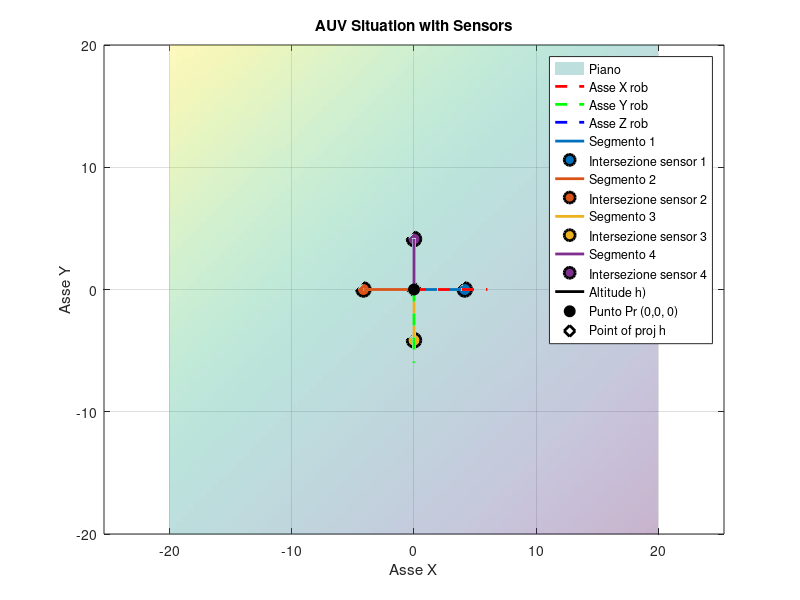
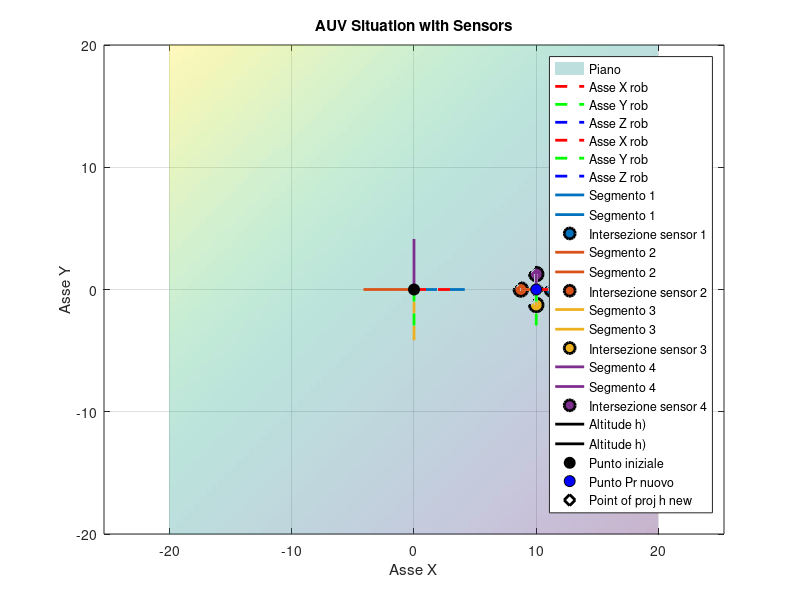

MATLAB code for these plots, in order:
clear; close all; clc;

% Flag per usare angoli specifici o generati randomicamente
use_specific_angles = true; % Imposta a 'false' per angoli randomici
tolerance = 1e-4;
areDifferent = @(a, b, tol) abs(a - b) > tol * max(abs(a), abs(b));

%% Angle defintions
if use_specific_angles
    % terrain
    beta = pi/10;
    alpha = pi/10;

    % robot
    theta = 0;
    phi = 0;
else
    % random angles generator
    lower_bound = -pi/2;
    upper_bound = pi/2;
    % Genera un singolo angolo randomico
    beta = lower_bound + (upper_bound - lower_bound) * rand();
    alpha = lower_bound + (upper_bound - lower_bound) * rand();
    lower_bound = -pi/4;
    upper_bound = pi/4;
    theta = lower_bound + (upper_bound - lower_bound) * rand();
    phi = lower_bound + (upper_bound - lower_bound) * rand();
end

fprintf('beta: %.4f\n', rad2deg(beta));
fprintf('alpha: %.4f\n', rad2deg(alpha));
fprintf('theta: %.4f\n', rad2deg(theta));
fprintf('phi: %.4f\n', rad2deg(phi)); 

%% Simulation parameters
Ts = 0.001;
yaw = 0;

%% Terrain Parameters
pplane = [0, 0, -10]';
n0 = [0, 0, -1]'; % segno da controllare
wRs = diag([1, -1, -1]); % Flip the z-axis and y-axis

%% Robot Parameters
pr = [0, 0, 0]';
speed = [10000, 0, 7000]; % [m/s] (x, y, z)
num_s = 4;
% ----- SU ROLL NON SONO SICURO -------%
s = zeros(3,num_s);
Gamma = -pi/8; % y1 angle (dietro)
s(:, 1) = [sin(Gamma + theta), 0, cos(Gamma + theta)]';
Lambda = pi/8; % y2 angle (front)
s(:, 2) = [sin(Lambda + theta), 0, cos(Lambda + theta)]';
Eta = -pi/8; % y3 angle (left)
s(:, 3) = [0, -sin(Eta + phi), cos(Eta + phi)]';
Zeta = pi/8; % y4 angle (right)
s(:, 4) = [0, -sin(Zeta + phi), cos(Zeta + phi)]';

% check of consistency
for k = 1:num_s
    if (norm(s(:,k)) ~= 1)
        fprintf('k = %.0f', k);
        error('norm is not 1');
    end
end

%% Geometry Compuataion 
%  normal to the plane
% n_xy = rotx(alpha)*roty(beta)*n0
% if (norm(n_xy) ~= 1)
%     error('norm n_xy is not 1');
% end
n_yx = rotz(0)*roty(beta)*rotx(alpha)*n0;
fprintf('n_yx: [%.4f; %.4f; %.4f]\n', n_yx(1), n_yx(2), n_yx(3));
if (norm(n_yx) ~= 1)
    fprintf('norm n_yx is not 1');
end

%% Sensor Values
t_star = zeros(1, num_s);
p_int = zeros(3, num_s);
y = zeros(1, num_s);
for k = 1:num_s
    if dot(s(:,k),n_yx) == 0
        error('The line s and the plane n_yx are parallel');
    end
    t_star(:, k) = -(dot((pr - pplane),n_yx))/(dot(s(:,k),n_yx));
    p_int(:, k) = pr + t_star(:, k)*s(:, k);
    y(k) = norm(t_star(:, k));
end

% Check of visibility (to check)
z_r = [0, 0, -1]';
z_r = rotz(yaw)*roty(theta)*rotx(phi)*z_r; % Adjust z_r based on angles

for k = 1:num_s
    v_p = p_int(:, k) - pr;
    visibile = dot(z_r, v_p) > 0;
    if ~visibile
        fprintf('Error in visibility for the sensor %0.f\n', k);
        error('Point not visible');
    end
end

%% Altitude Computation
% real altitude
% ---- Il meno perchè devo considerarlo nell'altro lato ----%
% h_real_xy = -(n_xy'*(pr - pplane))/(norm(n_xy));
h_real_yx = -(n_yx'*(pr - pplane))/(norm(n_yx));
fprintf('h_yx: %.4f\n', h_real_yx);
% if areDifferent(h_real_xy, h_real_yx, tolerance)
%     fprintf('h_xy: %.4f\n', h_real_xy);
%     error('Differenza tra le due misure con la norma\n');
% end

%% Check of the results
% y Values
y_mes = zeros(1, num_s);
for k = 1:num_s
    fprintf('y%.0f = %.4f\n', k, y(k));
    y_mes(k) = (norm(p_int(:, k) - pr));
    if areDifferent(y_mes(k), y(:, k), tolerance)
        fprintf('y: %.4f\n', y_mes(k));
        error('Errore in y per il sensore %0.f\n', k);
    end
end

% h Values
h_from_y = zeros(1, num_s);
for k = 1:num_s
    h_from_y = y(k) * n_yx' * s(:, k);
    if areDifferent(h_real_yx, -h_from_y, tolerance)
        fprintf('h: %.4f\n', h_from_y);
        error('Errore in h per il sensore %0.f nel calcolo h from y\n', k);
    end
end

%% Plotting
colors = lines(num_s);
figure;
hold on;
grid on;
box on;

% Plane plot
[xp, yp] = meshgrid(-20:0.5:20, -20:0.5:20);
if abs(n_yx(3)) > 1e-6
    fprintf('Attivazione if disegno del piano\n');
    zp = (-n_yx(1)*(xp-pplane(1)) - n_yx(2)*(yp-pplane(2)))/n_yx(3) + pplane(3);
    surf(xp, yp, zp, 'FaceAlpha', 0.3, 'EdgeColor', 'none', 'DisplayName', 'Piano');
end

% Ner robot frame
x_dir = rotz(yaw) * roty(theta) * rotx(phi) * [1; 0; 0];
y_dir = rotz(yaw) * roty(theta) * rotx(phi) * [0; -1; 0];
z_dir = rotz(yaw) * roty(theta) * rotx(phi) * [0; 0; -1];
t_tmp = 6;
p_x_dir = pr + t_tmp * x_dir;
p_y_dir = pr + t_tmp * y_dir;
p_z_dir = pr + t_tmp * z_dir;
% Robot frame plot
plot3([pr(1), p_x_dir(1)], [pr(2), p_x_dir(2)], [pr(3), p_x_dir(3)], 'r--', 'LineWidth', 2, 'DisplayName', 'Asse X rob');
plot3([pr(1), p_y_dir(1)], [pr(2), p_y_dir(2)], [pr(3), p_y_dir(3)], 'g--', 'LineWidth', 2, 'DisplayName', 'Asse Y rob');
plot3([pr(1), p_z_dir(1)], [pr(2), p_z_dir(2)], [pr(3), p_z_dir(3)], 'b--', 'LineWidth', 2, 'DisplayName', 'Asse Z rob');

% Sensor plot
for k = 1:num_s
    plot3([pr(1), p_int(1, k)], [pr(2), p_int(2, k)], [pr(3), p_int(3, k)], ...
          'LineWidth', 2, 'Color', colors(k, :), ...
          'DisplayName', sprintf('Segmento %d', k));
    plot3(p_int(1, k), p_int(2, k), p_int(3, k), 'ko', 'MarkerFaceColor', colors(k, :), ...
            'MarkerSize', 10, 'LineWidth', 2, 'DisplayName', sprintf('Intersezione sensor %d', k));
end
p_proj = pr - dot(n_yx, pr - pplane) * n_yx; % h projection
if areDifferent(norm(p_proj - pr), h_real_yx, tolerance)
    fprintf('P projection x: %.0f, y: %.0f, z: %.0f\n', p_proj(1), p_proj(2), p_proj(3));
    fprintf('Valore h = %.4f', norm(p_proj - pr));
    error('Error nel calcolo della h\n');
end

plot3([pr(1), p_proj(1)], [pr(2), p_proj(2)], [pr(3), p_proj(3)], ...
      'k', 'LineWidth', 2, 'DisplayName', 'Altitude h)');

% Important points plot
plot3(pr(1), pr(2), pr(3), 'ko', 'MarkerFaceColor', 'k', 'MarkerSize', 8, 'DisplayName', 'Punto Pr (0,0, 0)');
% plot3(pr_new(1), pr_new(2), pr_new(3), 'ko', 'MarkerFaceColor', 'b', 'MarkerSize', 8, 'DisplayName', 'Punto Pr nuovo');
plot3(p_proj(1), p_proj(2), p_proj(3), 'kd', 'MarkerSize', 10, 'LineWidth', 2, 'DisplayName', 'Point of proj h');

xlabel('Asse X');
ylabel('Asse Y');
zlabel('Asse -Z');

title('AUV Situation with Sensors');
legend('Location', 'best');
axis equal; 
hold off;

%% Considero Movimento del robot
w_speed = rotz(yaw) * roty(theta) * rotx(phi) * speed';
pr_new = pr + [w_speed(1)*Ts, -w_speed(2)*Ts, -w_speed(3)*Ts]';

%% Sensor Values
t_star_new = zeros(1, num_s);
p_int_new = zeros(3, num_s);
y_new = zeros(1, num_s);
for k = 1:num_s
    if dot(s(:,k),n_yx) == 0
        error('The line s and the plane n_yx are parallel');
    end
    t_star_new(:, k) = -(dot((pr_new - pplane),n_yx))/(dot(s(:,k),n_yx));
    p_int_new(:, k) = pr_new + t_star_new(:, k)*s(:, k);
    y_new(k) = norm(t_star_new(:, k));
end

% Check of visibility (to check)
z_r = [0, 0, -1]';
z_r = rotz(yaw)*roty(theta)*rotx(phi)*z_r; % Adjust z_r based on angles

for k = 1:num_s
    v_p = p_int_new(:, k) - pr_new;
    visibile = dot(z_r, v_p) > 0;
    if ~visibile
        fprintf('Error in visibility for the sensor %0.f\n', k);
        error('Point not visible');
    end
end

%% Altitude Computation
% real altitude
% ---- Il meno perchè devo considerarlo nell'altro lato ----%
h_real_yx_new = -(n_yx'*(pr_new - pplane))/(norm(n_yx));
fprintf('h_yx: %.4f\n', h_real_yx_new);

%% Check of the results
% y Values
y_mes_new = zeros(1, num_s);
for k = 1:num_s
    fprintf('y%.0f = %.4f\n', k, y(k));
    y_mes_new(k) = (norm(p_int_new(:, k) - pr_new));
    if areDifferent(y_mes_new(k), y_new(k), tolerance)
        fprintf('y: %.4f\n', y_mes_new(k));
        error('Errore in y per il sensore %0.f\n', k);
    end
end

% h Values
h_from_y_new = zeros(1, num_s);
for k = 1:num_s
    h_from_y_new(k) = y_new(k) * n_yx' * s(:, k);
    if areDifferent(h_real_yx_new, -h_from_y_new(k), tolerance)
        fprintf('h: %.4f\n', h_from_y_new(k));
        error('Errore in h per il sensore %0.f nel calcolo h from y\n', k);
    end
end


figure;
% Plotting the motion of the robot and all the rest
hold on;
grid on;
box on;

% Plane plot
[xp, yp] = meshgrid(-20:0.5:20, -20:0.5:20);
if abs(n_yx(3)) > 1e-6
    fprintf('Attivazione if disegno del piano\n');
    zp = (-n_yx(1)*(xp-pplane(1)) - n_yx(2)*(yp-pplane(2)))/n_yx(3) + pplane(3);
    surf(xp, yp, zp, 'FaceAlpha', 0.3, 'EdgeColor', 'none', 'DisplayName', 'Piano');
end

% Robot frame
x_dir = rotz(yaw) * roty(theta) * rotx(phi) * [1; 0; 0];
y_dir = rotz(yaw) * roty(theta) * rotx(phi) * [0; -1; 0];
z_dir = rotz(yaw) * roty(theta) * rotx(phi) * [0; 0; -1];
t_tmp = 3;
p_x_dir = pr + t_tmp * x_dir;
p_y_dir = pr + t_tmp * y_dir;
p_z_dir = pr + t_tmp * z_dir;
% Robot frame plot
plot3([pr(1), p_x_dir(1)], [pr(2), p_x_dir(2)], [pr(3), p_x_dir(3)], 'r--', 'LineWidth', 2, 'DisplayName', 'Asse X rob');
plot3([pr(1), p_y_dir(1)], [pr(2), p_y_dir(2)], [pr(3), p_y_dir(3)], 'g--', 'LineWidth', 2, 'DisplayName', 'Asse Y rob');
plot3([pr(1), p_z_dir(1)], [pr(2), p_z_dir(2)], [pr(3), p_z_dir(3)], 'b--', 'LineWidth', 2, 'DisplayName', 'Asse Z rob');

% New point robot frame
x_dir = rotz(yaw) * roty(theta) * rotx(phi) * [1; 0; 0];
y_dir = rotz(yaw) * roty(theta) * rotx(phi) * [0; -1; 0];
z_dir = rotz(yaw) * roty(theta) * rotx(phi) * [0; 0; -1];
t_tmp = 3;
p_x_dir = pr_new + t_tmp * x_dir;
p_y_dir = pr_new + t_tmp * y_dir;
p_z_dir = pr_new + t_tmp * z_dir;
plot3([pr_new(1), p_x_dir(1)], [pr_new(2), p_x_dir(2)], [pr_new(3), p_x_dir(3)], 'r--', 'LineWidth', 2, 'DisplayName', 'Asse X rob');
plot3([pr_new(1), p_y_dir(1)], [pr_new(2), p_y_dir(2)], [pr_new(3), p_y_dir(3)], 'g--', 'LineWidth', 2, 'DisplayName', 'Asse Y rob');
plot3([pr_new(1), p_z_dir(1)], [pr_new(2), p_z_dir(2)], [pr_new(3), p_z_dir(3)], 'b--', 'LineWidth', 2, 'DisplayName', 'Asse Z rob');

% Sensor plot
for k = 1:num_s
    plot3([pr(1), p_int(1, k)], [pr(2), p_int(2, k)], [pr(3), p_int(3, k)], ...
          'LineWidth', 2, 'Color', colors(k, :), ...
          'DisplayName', sprintf('Segmento %d', k));
    plot3([pr_new(1), p_int_new(1, k)], [pr_new(2), p_int_new(2, k)], [pr_new(3), p_int_new(3, k)], ...
          'LineWidth', 2, 'Color', colors(k, :), ...
          'DisplayName', sprintf('Segmento %d', k));
    plot3(p_int_new(1, k), p_int_new(2, k), p_int_new(3, k), 'ko', 'MarkerFaceColor', colors(k, :), ...
            'MarkerSize', 10, 'LineWidth', 2, 'DisplayName', sprintf('Intersezione sensor %d', k));
end

plot3([pr(1), p_proj(1)], [pr(2), p_proj(2)], [pr(3), p_proj(3)], ...
      'k', 'LineWidth', 2, 'DisplayName', 'Altitude h)');

% New projection point
p_proj_new = pr_new - dot(n_yx, pr_new - pplane) * n_yx; % h projection
if areDifferent(norm(p_proj_new - pr_new), h_real_yx_new, tolerance)
    fprintf('P projection x: %.0f, y: %.0f, z: %.0f\n', p_proj_new(1), p_proj_new(2), p_proj_new(3));
    fprintf('Valore h = %.4f projected\n', norm(p_proj_new - pr_new));
    fprintf('Error nel calcolo della h nuova\n');
end

plot3([pr_new(1), p_proj_new(1)], [pr_new(2), p_proj_new(2)], [pr_new(3), p_proj_new(3)], ...
      'k', 'LineWidth', 2, 'DisplayName', 'Altitude h)');

% Important points plot
plot3(pr(1), pr(2), pr(3), 'ko', 'MarkerFaceColor', 'k', 'MarkerSize', 8, 'DisplayName', 'Punto iniziale');
plot3(pr_new(1), pr_new(2), pr_new(3), 'ko', 'MarkerFaceColor', 'b', 'MarkerSize', 8, 'DisplayName', 'Punto Pr nuovo');
plot3(p_proj_new(1), p_proj_new(2), p_proj_new(3), 'kd', 'MarkerSize', 10, 'LineWidth', 2, 'DisplayName', 'Point of proj h new');

xlabel('Asse X');
ylabel('Asse Y');
zlabel('Asse -Z');

title('AUV Situation with Sensors');
legend('Location', 'best');
axis equal; 
hold off;

function Rx = rotx(a)
    Rx = [1, 0, 0;
          0, cos(a), -sin(a);
          0, sin(a), cos(a)];
end
function Ry = roty(a)
    Ry = [cos(a), 0, sin(a);
           0, 1, 0;
          -sin(a), 0, cos(a)];
end
function Rz = rotz(a)
    Rz = [cos(a), -sin(a), 0;
          sin(a), cos(a), 0;
            0, 0, 1];
end
